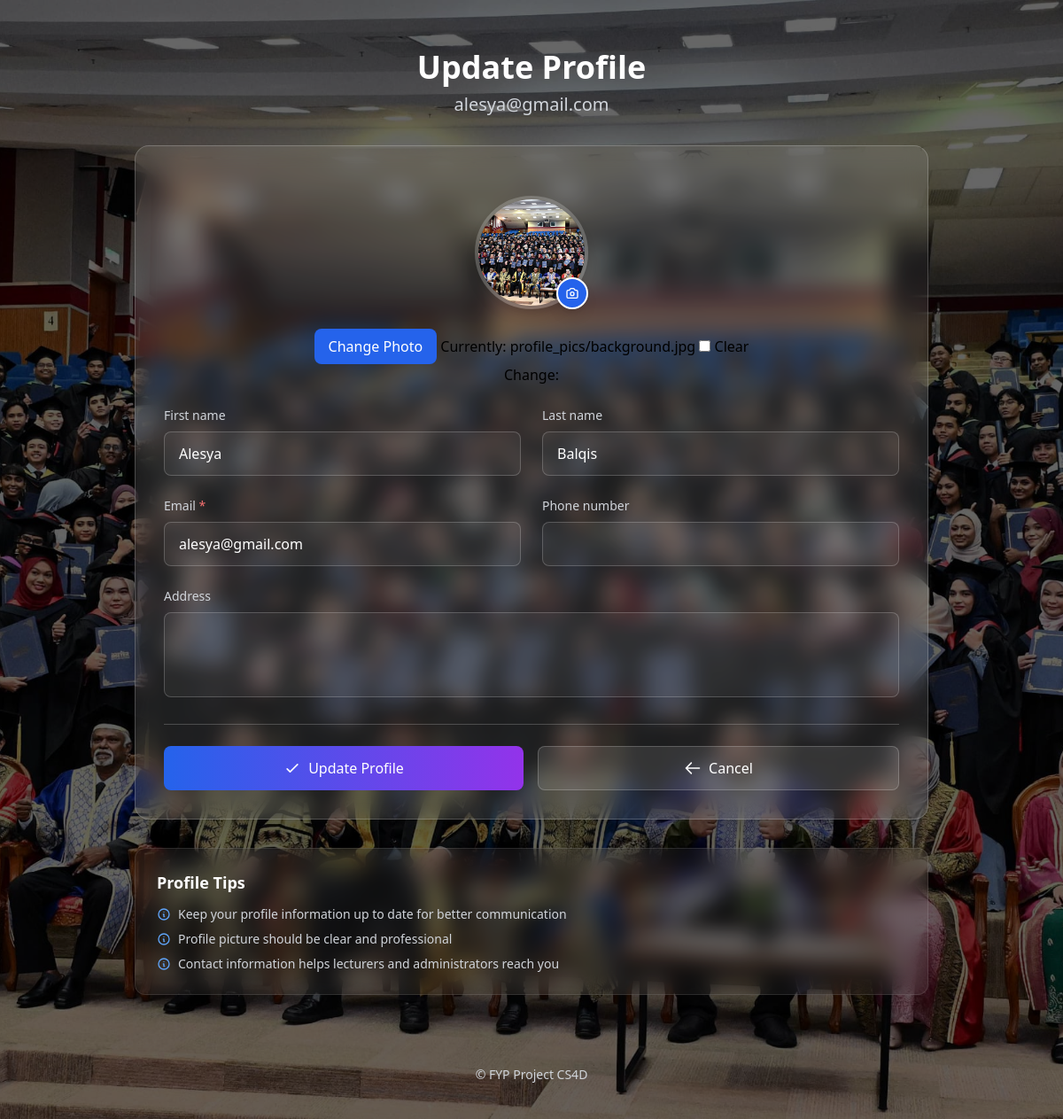
Screenshot of /student/profile/update/ (signed in) with the database file from the repository.
### accounts/models.py (models this page shows, shortened)
class CustomUser(AbstractBaseUser, PermissionsMixin):
    class Role(models.TextChoices):
        STUDENT = 'STUDENT', 'Student'
        LECTURER = 'LECTURER', 'Lecturer'
        ADMIN = 'ADMIN', 'Admin'
    email = models.EmailField(unique=True)
    role = models.CharField(max_length=20, choices=Role.choices, default=Role.STUDENT)
    first_name = models.CharField(max_length=30, blank=True)
    last_name = models.CharField(max_length=30, blank=True)
    phone_number = models.CharField(max_length=20, blank=True, null=True)
    address = models.TextField(blank=True, null=True)
    department = models.ForeignKey(
    Department,
    null=True,
    blank=True,
    on_delete=models.SET_NULL,
    related_name='users'
)
    profile_picture = models.ImageField(upload_to='profile_pics/', blank=True, null=True)  # Added profile_picture field
    is_staff = models.BooleanField(default=False)
    is_active = models.BooleanField(default=True)
    date_joined = models.DateTimeField(default=timezone.now, blank=True, null=True)
    USERNAME_FIELD = 'email'
    REQUIRED_FIELDS = ['first_name', 'last_name']
    objects = CustomUserManager()

### accounts/decorators.py (the view)
        @login_required
        def _wrapped_view(request, *args, **kwargs):
            if request.user.role != role:
                return HttpResponseForbidden("You are not authorized to view this page.")
            return view_func(request, *args, **kwargs)

### accounts/forms.py
class StudentProfileUpdateForm(forms.ModelForm):
    class Meta:
        model = CustomUser
        fields = ['first_name', 'last_name', 'email', 'phone_number', 'address', 'profile_picture']
        widgets = {
            'email': forms.EmailInput(attrs={'readonly': 'readonly'}),
        }

### student/views.py (called while the page is built)
@login_required
@role_required(CustomUser.Role.STUDENT)
def student_profile_update(request):
    user = request.user
    if request.method == 'POST':
        form = StudentProfileUpdateForm(request.POST, request.FILES, instance=user)
        if form.is_valid():
            form.save()
            messages.success(request, 'Your profile has been updated successfully.')
            return redirect('student:profile_update')
        else:
            messages.error(request, 'Please correct the errors below.')
    else:
        form = StudentProfileUpdateForm(instance=user)
    return render(request, 'student/profile_update.html', {'form': form})

### student/templates/student/profile_update.html (shortened to what this page needs)
{% extends 'base.html' %}
{% load widget_tweaks %}
{% load static %}
{% block content %}
<div class="max-w-4xl mx-auto space-y-8">
  <div class="text-center mb-8">
    <h1 class="text-4xl font-bold text-white mb-2">Update Profile</h1>
    <p class="text-xl text-gray-300">{{ request.user.email }}</p>
  </div>
  <div class="bg-white/10 backdrop-blur-md rounded-2xl p-8 border border-white/20 shadow-xl">
    <form method="post" enctype="multipart/form-data" class="space-y-6">
      {% if form.profile_picture %}
      <div class="text-center mb-8">
        <div class="relative inline-block">
          {% if request.user.profile_picture %}
            <img src="{{ request.user.profile_picture.url }}" alt="Profile Picture"
                 class="w-32 h-32 rounded-full object-cover border-4 border-white/20 shadow-lg">
          {% endif %}
          <div class="absolute bottom-0 right-0 bg-blue-600 rounded-full p-2 border-2 border-white shadow-lg">
          </div>
        </div>
        <div class="mt-4">
          <label for="{{ form.profile_picture.id_for_label }}" class="cursor-pointer bg-blue-600 hover:bg-blue-700 text-white px-4 py-2 rounded-lg transition-colors inline-block">
            Change Photo
          </label>
          {{ form.profile_picture|add_class:"hidden" }}
        </div>
      </div>
      {% endif %}
      <div class="grid grid-cols-1 md:grid-cols-2 gap-6">
        {% for field in form %}
          {% if field.name != 'profile_picture' %}
          <div class="{% if field.name == 'address' %}md:col-span-2{% endif %}">
            <label for="{{ field.id_for_label }}" class="block text-sm font-medium text-gray-300 mb-2">
              {{ field.label }}
              {% if field.field.required %}
                <span class="text-red-400">*</span>
              {% endif %}
            </label>
            {% if field.name == 'address' %}
              {{ field|add_class:"w-full px-4 py-3 bg-white/5 border border-white/20 rounded-lg text-white placeholder-gray-400 focus:outline-none focus:ring-2 focus:ring-blue-500 focus:border-transparent resize-none h-24" }}
            {% elif field.field.widget.input_type == 'email' %}
              {{ field|add_class:"w-full px-4 py-3 bg-white/5 border border-white/20 rounded-lg text-white placeholder-gray-400 focus:outline-none focus:ring-2 focus:ring-blue-500 focus:border-transparent" }}
            {% elif field.field.widget.input_type == 'tel' %}
              {{ field|add_class:"w-full px-4 py-3 bg-white/5 border border-white/20 rounded-lg text-white placeholder-gray-400 focus:outline-none focus:ring-2 focus:ring-blue-500 focus:border-transparent" }}
            {% elif field.field.widget.input_type == 'date' %}
              {{ field|add_class:"w-full px-4 py-3 bg-white/5 border border-white/20 rounded-lg text-white focus:outline-none focus:ring-2 focus:ring-blue-500 focus:border-transparent" }}
            {% else %}
              {{ field|add_class:"w-full px-4 py-3 bg-white/5 border border-white/20 rounded-lg text-white placeholder-gray-400 focus:outline-none focus:ring-2 focus:ring-blue-500 focus:border-transparent" }}
            {% endif %}
          </div>
          {% endif %}
        {% endfor %}
      </div>
      <div class="flex flex-col sm:flex-row gap-4 pt-6 border-t border-white/20">
        <button type="submit"
                class="flex-1 bg-gradient-to-r from-blue-600 to-purple-600 hover:from-blue-700 hover:to-purple-700 text-white font-medium py-3 px-6 rounded-lg transition-all duration-300 focus:outline-none focus:ring-2 focus:ring-blue-500 focus:ring-offset-2 focus:ring-offset-gray-900 flex items-center justify-center">
          <svg class="w-5 h-5 mr-2" fill="none" stroke="currentColor" viewBox="0 0 24 24">
            <path stroke-linecap="round" stroke-linejoin="round" stroke-width="2" d="M5 13l4 4L19 7"></path>
          </svg>
          Update Profile
        </button>
        <a href="{% url 'student:profile' %}"
           class="flex-1 bg-white/10 hover:bg-white/20 text-white font-medium py-3 px-6 rounded-lg transition-all duration-300 text-center border border-white/20 flex items-center justify-center">
          <svg class="w-5 h-5 mr-2" fill="none" stroke="currentColor" viewBox="0 0 24 24">
            <path stroke-linecap="round" stroke-linejoin="round" stroke-width="2" d="M10 19l-7-7m0 0l7-7m-7 7h18"></path>
          </svg>
          Cancel
        </a>
      </div>
    </form>
  </div>
  <div class="bg-white/5 backdrop-blur-md rounded-xl p-6 border border-white/10">
    <h3 class="text-lg font-semibold text-white mb-3">Profile Tips</h3>
    <ul class="text-gray-300 text-sm space-y-2">
      <li class="flex items-start">
        <svg class="w-4 h-4 text-blue-400 mt-0.5 mr-2 flex-shrink-0" fill="none" stroke="currentColor" viewBox="0 0 24 24">
          <path stroke-linecap="round" stroke-linejoin="round" stroke-width="2" d="M13 16h-1v-4h-1m1-4h.01M21 12a9 9 0 11-18 0 9 9 0 0118 0z"></path>
        </svg>
        Keep your profile information up to date for better communication
      </li>
      <li class="flex items-start">
        <svg class="w-4 h-4 text-blue-400 mt-0.5 mr-2 flex-shrink-0" fill="none" stroke="currentColor" viewBox="0 0 24 24">
          <path stroke-linecap="round" stroke-linejoin="round" stroke-width="2" d="M13 16h-1v-4h-1m1-4h.01M21 12a9 9 0 11-18 0 9 9 0 0118 0z"></path>
        </svg>
        Profile picture should be clear and professional
      </li>
      <li class="flex items-start">
        <svg class="w-4 h-4 text-blue-400 mt-0.5 mr-2 flex-shrink-0" fill="none" stroke="currentColor" viewBox="0 0 24 24">
          <path stroke-linecap="round" stroke-linejoin="round" stroke-width="2" d="M13 16h-1v-4h-1m1-4h.01M21 12a9 9 0 11-18 0 9 9 0 0118 0z"></path>
        </svg>
        Contact information helps lecturers and administrators reach you
      </li>
    </ul>
  </div>
</div>
{% endblock %}

### rows the page displays
CustomUser: user.email "alesya@gmail.com", user.profile_picture (picture), form "Alesya" "Balqis", form "alesya@gmail.com"

### other values shown
{{ field.label }} "First name" "Last name" "Email" "Phone number" "Address"
